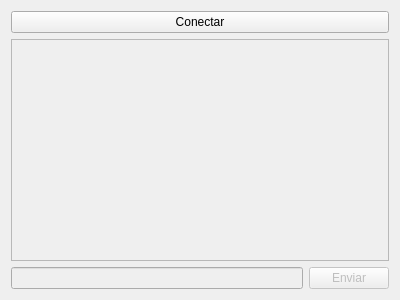
<?xml version="1.0" encoding="UTF-8"?>
<ui version="4.0">
 <class>ChatWindow</class>
 <widget class="QWidget" name="ChatWindow">
  <property name="geometry">
   <rect>
    <x>0</x>
    <y>0</y>
    <width>400</width>
    <height>300</height>
   </rect>
  </property>
  <property name="windowTitle">
   <string>Chat</string>
  </property>
  <layout class="QGridLayout" name="gridLayout">
   <item row="0" column="0" colspan="2">
    <widget class="QPushButton" name="connectButton">
     <property name="text">
      <string>Conectar</string>
     </property>
    </widget>
   </item>
   <item row="1" column="0" colspan="2">
    <widget class="QListView" name="chatView">
     <property name="enabled">
      <bool>false</bool>
     </property>
     <property name="editTriggers">
      <set>QAbstractItemView::NoEditTriggers</set>
     </property>
    </widget>
   </item>
   <item row="2" column="0">
    <widget class="QLineEdit" name="messageEdit">
     <property name="enabled">
      <bool>false</bool>
     </property>
    </widget>
   </item>
   <item row="2" column="1">
    <widget class="QPushButton" name="sendButton">
     <property name="enabled">
      <bool>false</bool>
     </property>
     <property name="text">
      <string>Enviar</string>
     </property>
     <property name="default">
      <bool>true</bool>
     </property>
    </widget>
   </item>
  </layout>
 </widget>
 <resources/>
 <connections/>
</ui>
